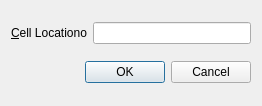
<?xml version="1.0" encoding="UTF-8"?>
<ui version="4.0">
 <class>GoToCellDialog</class>
 <widget class="QWidget" name="GoToCellDialog">
  <property name="geometry">
   <rect>
    <x>0</x>
    <y>0</y>
    <width>262</width>
    <height>106</height>
   </rect>
  </property>
  <property name="windowTitle">
   <string>Go To Cell</string>
  </property>
  <layout class="QVBoxLayout" name="verticalLayout">
   <item>
    <layout class="QHBoxLayout" name="horizontalLayout">
     <item>
      <widget class="QLabel" name="label">
       <property name="text">
        <string>&amp;Cell Locationo</string>
       </property>
       <property name="buddy">
        <cstring>lineEdit</cstring>
       </property>
      </widget>
     </item>
     <item>
      <widget class="QLineEdit" name="lineEdit"/>
     </item>
    </layout>
   </item>
   <item>
    <widget class="QDialogButtonBox" name="buttonBox">
     <property name="standardButtons">
      <set>QDialogButtonBox::Cancel|QDialogButtonBox::Ok</set>
     </property>
    </widget>
   </item>
  </layout>
 </widget>
 <resources/>
 <connections/>
</ui>
